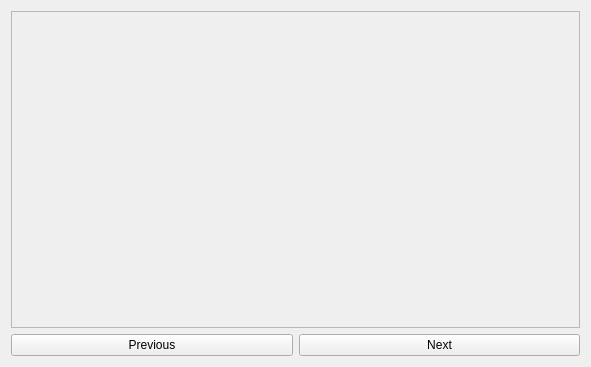
<?xml version="1.0" encoding="UTF-8"?>
<ui version="4.0">
 <class>Form</class>
 <widget class="QWidget" name="Form">
  <property name="geometry">
   <rect>
    <x>0</x>
    <y>0</y>
    <width>591</width>
    <height>367</height>
   </rect>
  </property>
  <property name="windowTitle">
   <string>Form</string>
  </property>
  <layout class="QGridLayout" name="gridLayout_2">
   <item row="1" column="0">
    <layout class="QVBoxLayout" name="verticalLayout">
     <item>
      <layout class="QHBoxLayout" name="horizontalLayout">
       <item>
        <widget class="QPushButton" name="previus">
         <property name="text">
          <string>Previous</string>
         </property>
        </widget>
       </item>
       <item>
        <widget class="QPushButton" name="pushButton_2">
         <property name="text">
          <string>Next</string>
         </property>
        </widget>
       </item>
      </layout>
     </item>
    </layout>
   </item>
   <item row="0" column="0">
    <widget class="QScrollArea" name="scrollArea">
     <property name="widgetResizable">
      <bool>true</bool>
     </property>
     <widget class="QWidget" name="scrollAreaWidgetContents">
      <property name="geometry">
       <rect>
        <x>0</x>
        <y>0</y>
        <width>571</width>
        <height>311</height>
       </rect>
      </property>
      <layout class="QVBoxLayout" name="verticalLayout_2"/>
     </widget>
    </widget>
   </item>
  </layout>
 </widget>
 <resources/>
 <connections/>
</ui>
